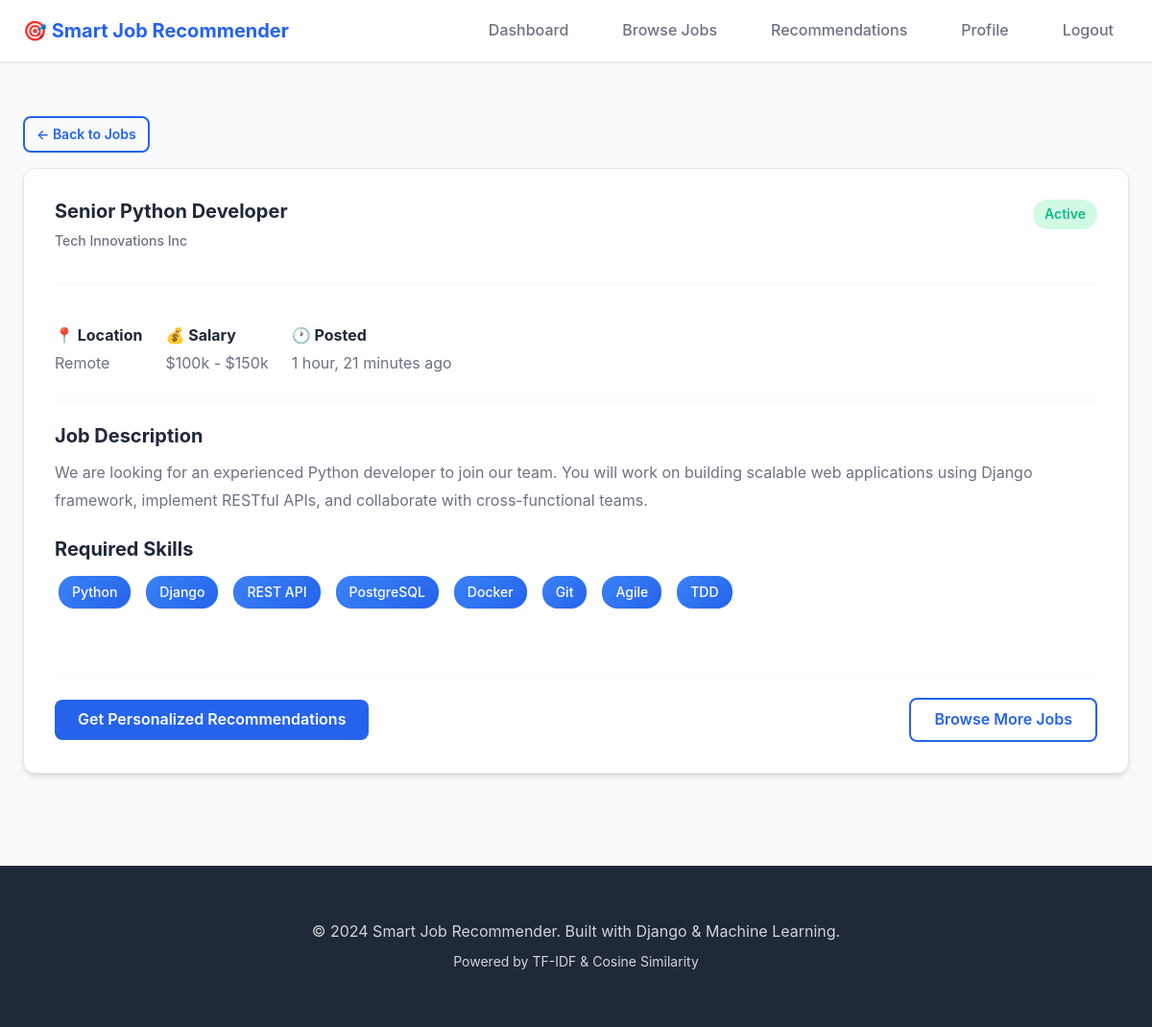
Page /jobs/7/ (signed in) on the committed database.
### jobs/models.py (models this page shows, shortened)
class Job(models.Model):
    title = models.CharField(max_length=200, help_text="Job title/position name")
    required_skills = models.TextField(
        help_text="Required skills separated by commas (e.g., Python, Django, REST API)"
    )
    description = models.TextField(help_text="Detailed job description")
    company = models.CharField(max_length=200, default="Not Specified")
    location = models.CharField(max_length=200, default="Remote", blank=True)
    salary_range = models.CharField(max_length=100, blank=True, null=True)
    is_active = models.BooleanField(default=True, help_text="Is this job currently active?")
    created_at = models.DateTimeField(auto_now_add=True)
    updated_at = models.DateTimeField(auto_now=True)
    class Meta:
        verbose_name = "Job"
        verbose_name_plural = "Jobs"
        ordering = ['-created_at']
    def get_skills_list(self):
        if self.required_skills:
            return [skill.strip() for skill in self.required_skills.split(',') if skill.strip()]
        return []

### jobs/views.py (the view)
# urls.py: path('jobs/<int:job_id>/', views.job_detail_view, name='job_detail'),
@login_required
def job_detail_view(request, job_id):
    job = get_object_or_404(Job, id=job_id, is_active=True)
    context = {
        'job': job,
    }
    return render(request, 'jobs/job_detail.html', context)

### templates/jobs/job_detail.html (shortened to what this page needs)
{% extends 'base.html' %}
{% block content %}
<div class="container" style="margin-top: 2rem;">
    <div style="margin-bottom: 1rem;">
        <a href="{% url 'jobs:job_list' %}" class="btn btn-outline btn-sm">← Back to Jobs</a>
    </div>
    <div class="card">
        <div class="card-header">
            <div style="display: flex; justify-content: space-between; align-items: start;">
                <div>
                    <h1 class="card-title">{{ job.title }}</h1>
                    <p class="card-subtitle">{{ job.company }}</p>
                </div>
                <span class="badge badge-success">Active</span>
            </div>
        </div>
        <div class="card-body">
            <div style="display: flex; gap: 1.5rem; flex-wrap: wrap; margin-bottom: 1.5rem; padding-bottom: 1.5rem; border-bottom: 2px solid var(--bg-secondary);">
                <div>
                    <strong style="color: var(--text-primary);">📍 Location</strong>
                    <p style="margin: 0.25rem 0 0 0; color: var(--text-secondary);">{{ job.location }}</p>
                </div>
                {% if job.salary_range %}
                <div>
                    <strong style="color: var(--text-primary);">💰 Salary</strong>
                    <p style="margin: 0.25rem 0 0 0; color: var(--text-secondary);">{{ job.salary_range }}</p>
                </div>
                {% endif %}
                <div>
                    <strong style="color: var(--text-primary);">🕐 Posted</strong>
                    <p style="margin: 0.25rem 0 0 0; color: var(--text-secondary);">{{ job.created_at|timesince }} ago</p>
                </div>
            </div>
            <div style="margin-bottom: 1.5rem;">
                <h3 style="margin-bottom: 0.75rem;">Job Description</h3>
                <p style="color: var(--text-secondary); line-height: 1.8;">{{ job.description }}</p>
            </div>
            <div style="margin-bottom: 1.5rem;">
                <h3 style="margin-bottom: 0.75rem;">Required Skills</h3>
                <div style="display: flex; flex-wrap: wrap; gap: 0.5rem;">
                    {% for skill in job.get_skills_list %}
                        <span class="skill-tag">{{ skill }}</span>
                    {% endfor %}
                </div>
            </div>
        </div>
        <div class="card-footer">
            <a href="{% url 'jobs:recommendations' %}" class="btn btn-primary">Get Personalized Recommendations</a>
            <a href="{% url 'jobs:job_list' %}" class="btn btn-outline">Browse More Jobs</a>
        </div>
    </div>
</div>
{% endblock %}

### static/css/style.css (style rules this page uses)
* { margin: 0; padding: 0; box-sizing: border-box; }
:root { --primary-color: #2563eb; --primary-dark: #1e40af; --primary-light: #3b82f6; --secondary-color: #10b981; --accent-color: #f59e0b; --danger-color: #ef4444; --warning-color: #f59e0b; --success-color: #10b981; --text-primary: #1f2937; --text-secondary: #6b7280; --text-light: #9ca3af; --bg-primary: #ffffff; --bg-secondary: #f9fafb; --bg-tertiary: #f3f4f6; --border-color: #e5e7eb; --spacing-xs: 0.5rem; --spacing-sm: 1rem; --spacing-md: 1.5rem; --spacing-lg: 2rem; --spacing-xl: 3rem; --font-primary: -apple-system, BlinkMacSystemFont, 'Segoe UI', Roboto, 'Helvetica Neue', Arial, sans-serif; --font-size-sm: 0.875rem; --font-size-base: 1rem; --font-size-lg: 1.125rem; --font-size-xl: 1.25rem; --font-size-2xl: 1.5rem; --font-size-3xl: 2rem; --radius-sm: 0.375rem; --radius-md: 0.5rem; --radius-lg: 0.75rem; --radius-xl: 1rem; --shadow-sm: 0 1px 2px 0 rgba(0, 0, 0, 0.05); --shadow-md: 0 4px 6px -1px rgba(0, 0, 0, 0.1), 0 2px 4px -1px rgba(0, 0, 0, 0.06); --shadow-lg: 0 10px 15px -3px rgba(0, 0, 0, 0.1), 0 4px 6px -2px rgba(0, 0, 0, 0.05); --shadow-xl: 0 20px 25px -5px rgba(0, 0, 0, 0.1), 0 10px 10px -5px rgba(0, 0, 0, 0.04); --transition-fast: 150ms ease-in-out; --transition-base: 250ms ease-in-out; --transition-slow: 350ms ease-in-out; }
body { font-family: var(--font-primary); font-size: var(--font-size-base); line-height: 1.6; color: var(--text-primary); background-color: var(--bg-secondary); min-height: 100vh; }
h1, h2, h3, h4, h5, h6 { font-weight: 700; line-height: 1.2; margin-bottom: var(--spacing-sm); color: var(--text-primary); }
h1 { font-size: var(--font-size-3xl); }
h3 { font-size: var(--font-size-xl); }
p { margin-bottom: var(--spacing-sm); color: var(--text-secondary); }
a { color: var(--primary-color); text-decoration: none; transition: color var(--transition-fast); }
.container { max-width: 1200px; margin: 0 auto; padding: var(--spacing-md); }
.card { background-color: var(--bg-primary); border-radius: var(--radius-lg); box-shadow: var(--shadow-md); padding: var(--spacing-lg); margin-bottom: var(--spacing-md); transition: all var(--transition-base); border: 1px solid var(--border-color); }
.card-header { border-bottom: 2px solid var(--bg-secondary); padding-bottom: var(--spacing-sm); margin-bottom: var(--spacing-md); }
.card-title { font-size: var(--font-size-xl); color: var(--text-primary); margin-bottom: var(--spacing-xs); }
.card-subtitle { font-size: var(--font-size-sm); color: var(--text-secondary); font-weight: 500; }
.card-body { padding: var(--spacing-sm) 0; }
.card-footer { border-top: 1px solid var(--bg-secondary); padding-top: var(--spacing-md); margin-top: var(--spacing-md); display: flex; justify-content: space-between; align-items: center; }
.btn { display: inline-block; padding: var(--spacing-xs) var(--spacing-md); font-size: var(--font-size-base); font-weight: 600; text-align: center; border: none; border-radius: var(--radius-md); cursor: pointer; transition: all var(--transition-base); text-decoration: none; }
.btn-primary { background-color: var(--primary-color); color: white; }
.btn-outline { background-color: transparent; color: var(--primary-color); border: 2px solid var(--primary-color); }
.btn-sm { padding: 0.375rem 0.75rem; font-size: var(--font-size-sm); }
.badge { display: inline-block; padding: 0.25rem 0.75rem; font-size: var(--font-size-sm); font-weight: 600; border-radius: var(--radius-xl); background-color: var(--bg-tertiary); color: var(--text-secondary); }
.badge-success { background-color: #d1fae5; color: var(--success-color); }
.skill-tag { display: inline-block; padding: 0.375rem 0.875rem; margin: 0.25rem; background: linear-gradient(135deg, var(--primary-light), var(--primary-color)); color: white; border-radius: var(--radius-xl); font-size: var(--font-size-sm); font-weight: 500; box-shadow: var(--shadow-sm); transition: all var(--transition-fast); }

### rows in the picture
Job: title "Senior Python Developer", company "Tech Innovations Inc", location "Remote", salary_range "$100k - $150k", created_at "1 hour, 21 minutes", description "We are looking for an experienced Python developer to join our team. You will work on building scalable web applications using Django framework, implement RESTful APIs, and collaborate with cross-functional teams."

### other values in the picture
{{ skill }} "Python" "Django" "REST API" "PostgreSQL" "Docker" "Git" "Agile" "TDD"
